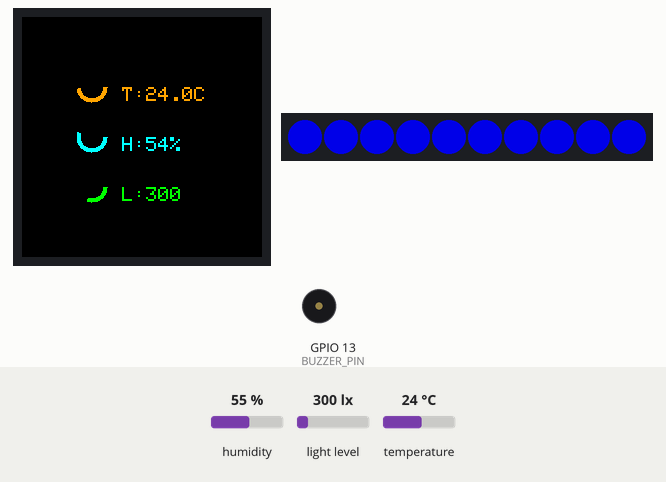
The sketch below on a simulated ESP32. Parts: 240×240 colour display, 10 RGB LEDs in strip order, left to right, buzzer (waves = sounding). Wiring (inferred from the names in the program): AHT10/20 sensor at I2C address 0x38; BH1750 light sensor at I2C address 0x5C. The test bench sets the inputs (shaded band); at power-on: humidity 55 %, light level 300 lx, temperature 24 °C. Dim RGB values are drawn brighter than linear; what the sketch prints to the serial monitor is not drawn.

Above: at 1.5 s.
1.6 s: humidity set to 69 %
At 3.3 s:
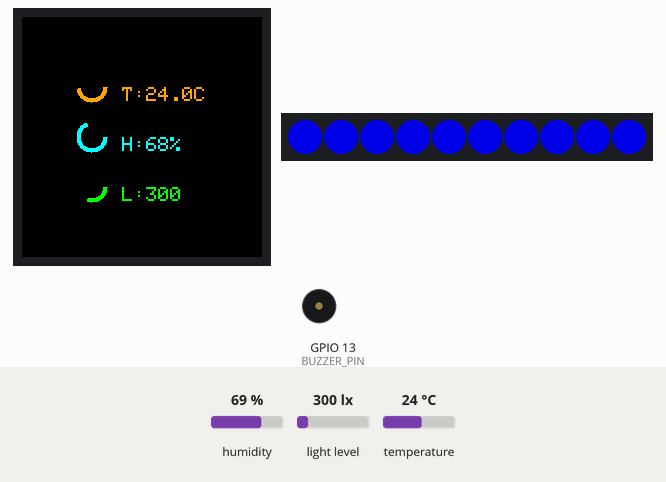
4.6 s: humidity set to 72 %
At 5.25 s:
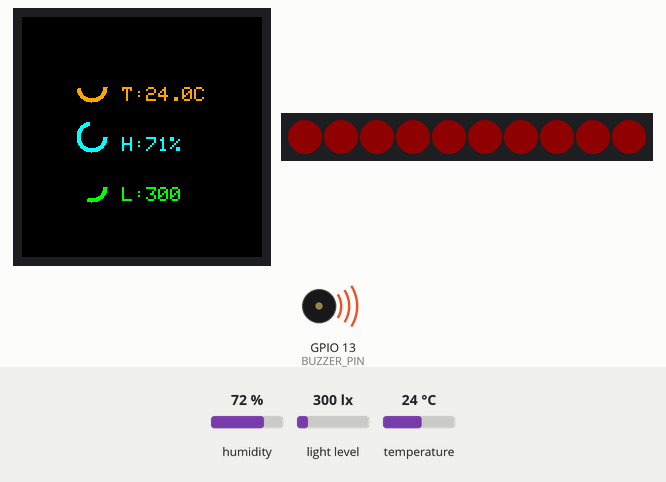
7.6 s: light level set to 40 lx
At 8.3 s:
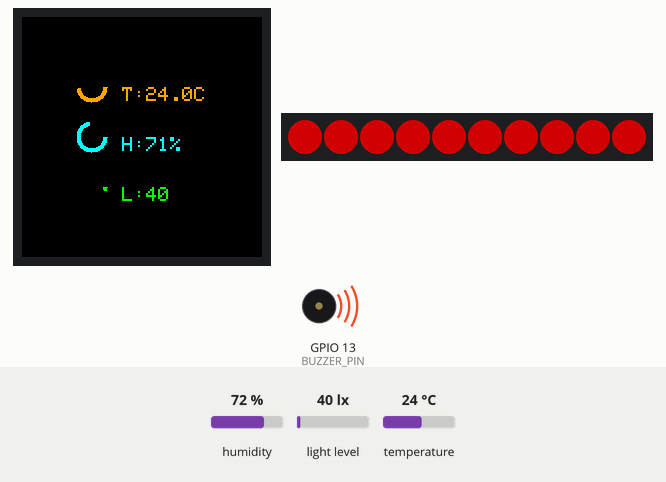
10.0 s: temperature set to 12 °C
At 10.46 s:
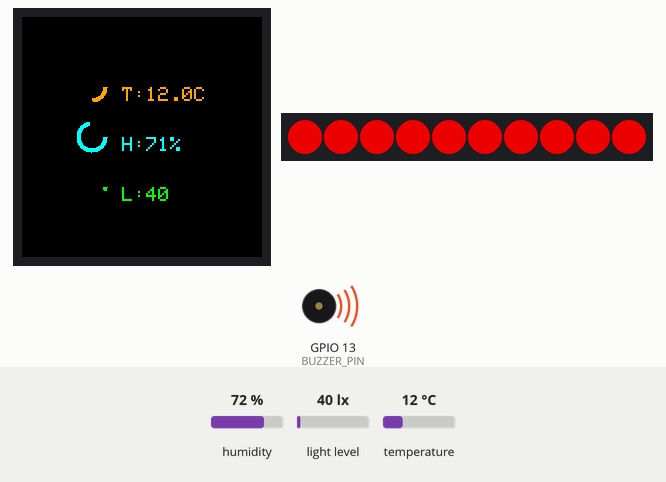
12.1 s: light level set to 1960 lx
At 12.64 s:
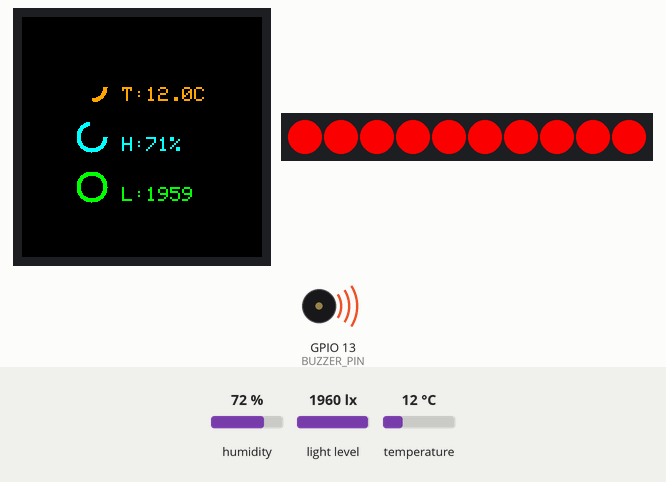
15.1 s: light level set to 500 lx
At 19.68 s:
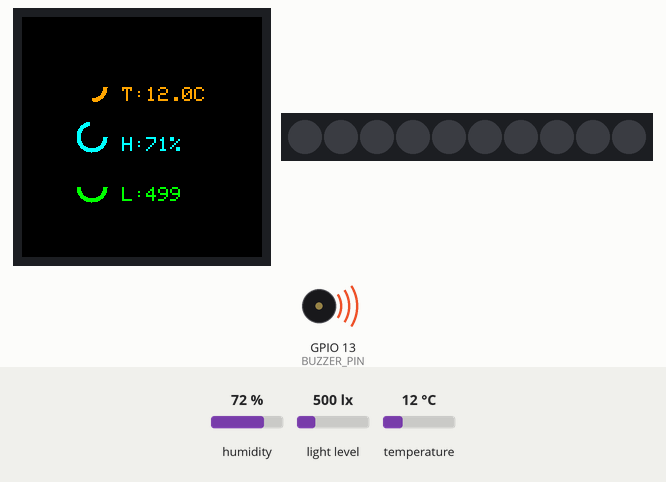
Timing chart, 0 to 35.7 s (numbered marks = the images above; inputs shaded):
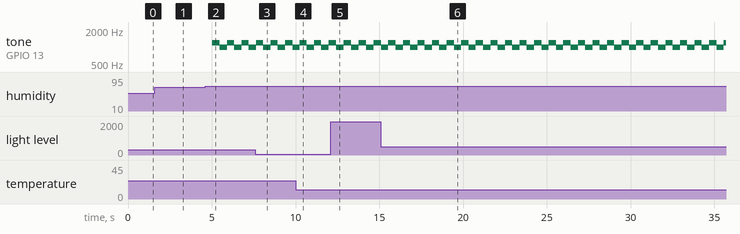

Measured:
- the behaviour switches between 70 and 71 % on humidity (found by bisection; images 1 and 2)
- after the input at 1.6 s, the display: changes after 0.39 s (image 1)
- after the input at 4.6 s, tone on GPIO 13 (BUZZER_PIN): alternates 1200 Hz for 0.44 s and 1000 Hz for 0.44 s, starting after 0.44 s; the display: changes after 0.44 s (image 2)
- what the display in image 6 shows lasts 0.4 s, from 19.5 s to 19.9 s

The sketch:

Act4-Smart-Indicator.ino
```cpp
#include <Wire.h>               // Library for I2C communication (AHT20 & BH1750 sensors)
#include <Adafruit_GFX.h>       // Graphics library (text, shapes)
#include <Adafruit_GC9A01A.h>   // Driver for the round GC9A01A LCD
#include <Adafruit_NeoPixel.h>  // Library for controlling RGB LED strip
#include <SPI.h>                // SPI communication for LCD

// -----------------------------------------------------------
//  SECTION 1 — LCD PIN DEFINITIONS
//  These are SPI pins used to communicate with the round LCD.
// -----------------------------------------------------------
#define TFT_CS    5
#define TFT_DC    25
#define TFT_SCLK  18
#define TFT_MOSI  23

// Create the LCD object using CS + DC pins
Adafruit_GC9A01A tft(TFT_CS, TFT_DC);

// -----------------------------------------------------------
//  SECTION 2 — RGB LED STRIP SETTINGS
// -----------------------------------------------------------
#define LED_PIN   14
#define LED_COUNT 10

// Create NeoPixel object controlling 10 LEDs on pin 14
Adafruit_NeoPixel strip(LED_COUNT, LED_PIN, NEO_GRB + NEO_KHZ800);

// -----------------------------------------------------------
//  SECTION 3 — PASSIVE BUZZER
// -----------------------------------------------------------
#define BUZZER_PIN 13

// -----------------------------------------------------------
//  SECTION 4 — SENSOR ADDRESSES (I2C)
// -----------------------------------------------------------
#define AHT20_ADDR 0x38   // Temp/Humidity
#define BH1750_ADDR 0x5C  // Light intensity

// -----------------------------------------------------------
//  SECTION 5 — ALERT THRESHOLDS
//  When values exceed these, buzzer + red flashing will activate
// -----------------------------------------------------------
float TEMP_HIGH  = 30.0f;      // °C
float HUM_HIGH   = 70.0f;      // %
float LIGHT_HIGH = 1000.0f;    // lux

// -----------------------------------------------------------
//  SECTION 6 — GAUGE DISPLAY SETTINGS
//  The gauges are small circular indicators.
// -----------------------------------------------------------
#define GAUGE_RADIUS 15
#define GAUGE_THICKNESS 3
#define X_GAUGE 70        // All gauges centered at X=70
#define TEXT_X 100        // Text aligned to the right of gauge

// Vertical spacing of gauges
#define Y_TEMP  70
#define Y_HUM  120
#define Y_LUX  170

// Last drawn angles (used to ERASE old gauge before drawing new)
int lastTempAngle = 0;
int lastHumAngle  = 0;
int lastLuxAngle  = 0;

// -----------------------------------------------------------
//  SECTION 7 — ALERT LED FADING VARIABLES
// -----------------------------------------------------------
int fadeBrightness = 0;
bool fadingUp = true;      // Controls fade direction

// -----------------------------------------------------------
//  SECTION 8 — READ TEMPERATURE & HUMIDITY (AHT20)
//  Step-by-step process to teach a student how sensor reading works
// -----------------------------------------------------------
bool readAHT20(float *tempC, float *humidity) {

  // 1. Send measurement command to AHT20 sensor
  Wire.beginTransmission(AHT20_ADDR);
  Wire.write(0xAC);   // Start measurement
  Wire.write(0x33);   // Measurement parameters
  Wire.write(0x00);   // More parameters
  Wire.endTransmission();

  delay(80); // AHT20 needs time to measure (~80ms)

  // 2. Request 6 bytes of data from AHT20
  Wire.requestFrom(AHT20_ADDR, 6);
  if (Wire.available() != 6) return false; // Sensor error

  // 3. Read raw bytes into array
  uint8_t data[6];
  for (int i = 0; i < 6; i++) data[i] = Wire.read();

  // 4. Convert raw humidity bits into actual % humidity
  uint32_t hum_raw  = ((uint32_t)data[1] << 12) |
                      ((uint32_t)data[2] << 4)  |
                      ((uint32_t)(data[3] >> 4));

  // 5. Convert raw temperature bits into actual °C temp
  uint32_t temp_raw = (((uint32_t)data[3] & 0x0F) << 16) |
                      ((uint32_t)data[4] << 8) |
                      ((uint32_t)data[5]);

  // 6. Apply sensor formula (from datasheet)
  *humidity = ((float)hum_raw / 1048576.0f) * 100.0f;
  *tempC    = ((float)temp_raw / 1048576.0f) * 200.0f - 50.0f;

  return true;
}

// -----------------------------------------------------------
//  SECTION 9 — READ LIGHT SENSOR (BH1750)
// -----------------------------------------------------------
float readBH1750() {

  // Tell BH1750 to perform a high-resolution light measurement
  Wire.beginTransmission(BH1750_ADDR);
  Wire.write(0x10);  // 1 lx resolution
  Wire.endTransmission();

  delay(180); // Sensor needs time to do the measurement

  // Request 2 bytes (light value)
  Wire.requestFrom(BH1750_ADDR, 2);
  if (Wire.available() == 2) {
    uint16_t raw = (Wire.read() << 8) | Wire.read();
    return raw / 1.2f;   // Convert raw value to lux
  }

  return -1.0f; // Error
}

// -----------------------------------------------------------
//  SECTION 10 — SIMPLE LED UTILITY FUNCTION
// -----------------------------------------------------------
void setAllLEDs(uint32_t color) {
  for (int i = 0; i < LED_COUNT; i++)
    strip.setPixelColor(i, color);
  strip.show();
}

// -----------------------------------------------------------
//  SECTION 11 — LCD SOFTWARE RESET
// -----------------------------------------------------------
void lcdSoftwareReset() {
  tft.writeCommand(0x01);  // Hardware reset command
  delay(150);
}

// -----------------------------------------------------------
//  SECTION 12 — DRAWING CIRCULAR PROGRESS GAUGES
//  This creates a thin ring around a point that fills up based on value.
// -----------------------------------------------------------
void drawCircleGauge(int cx, int cy, int baseRadius, int &lastAngle,
                     float value, float maxValue, uint16_t color)
{
  // Calculate the new angle: (value / max) × 360°
  int angle = (int)((value / maxValue) * 360.0f);

  // ---- Step 1: Erase previous gauge ring ----
  if (lastAngle != 0) {
    for (int a = 0; a <= lastAngle; a++) {
      float rad = a * 0.0174533f; // Convert degrees → radians
      for (int r = baseRadius - GAUGE_THICKNESS; r <= baseRadius; r++)
        tft.drawPixel(cx + r * cos(rad), cy + r * sin(rad), GC9A01A_BLACK);
    }
  }

  // ---- Step 2: Draw new gauge ring ----
  for (int a = 0; a <= angle; a++) {
    float rad = a * 0.0174533f;
    for (int r = baseRadius - GAUGE_THICKNESS; r <= baseRadius; r++)
      tft.drawPixel(cx + r * cos(rad), cy + r * sin(rad), color);
  }

  // Update last angle
  lastAngle = angle;

  // Clean inner circle so the center looks neat
  int innerRadius = baseRadius - GAUGE_THICKNESS - 2;
  tft.fillCircle(cx, cy, innerRadius, GC9A01A_BLACK);
}

// -----------------------------------------------------------
//  SECTION 13 — PRINT SENSOR TEXT (T / H / L)
// -----------------------------------------------------------
void drawGaugeText(float temp, float hum, float lux) {
  tft.setTextSize(2);

  tft.setTextColor(tft.color565(255,165,0));
  tft.setCursor(TEXT_X, Y_TEMP);
  tft.print("T:"); tft.print(temp,1); tft.println("C");

  tft.setTextColor(tft.color565(0,255,255));
  tft.setCursor(TEXT_X, Y_HUM);
  tft.print("H:"); tft.print((int)hum); tft.println("%");

  tft.setTextColor(tft.color565(0,255,0));
  tft.setCursor(TEXT_X, Y_LUX);
  tft.print("L:"); tft.print((int)lux);
}

// -----------------------------------------------------------
//  SECTION 14 — LED COLOR CHANGES BASED ON SENSOR VALUES
// -----------------------------------------------------------
void updateRGBfromSensors(float temp, float lux) {

  uint8_t r=0,g=0,b=0;

  // Temperature → Color logic
  if (temp >= TEMP_HIGH) { r=255; g=0; b=0; }   // Hot → Red
  else if (temp <= 28.99){ r=0; g=0; b=255; }   // Cool → Blue
  else                  { r=0; g=255; b=0; }    // Normal → Green

  // Light affects brightness (inverse mapping)
  int brightness = map((int)lux, 0, 1000, 255, 10);
  brightness = constrain(brightness, 10, 255);

  // Apply brightness scaling
  uint32_t finalColor = strip.Color(
    (r * brightness) / 255,
    (g * brightness) / 255,
    (b * brightness) / 255
  );

  // Update LEDs
  for (int i = 0; i < LED_COUNT; i++)
    strip.setPixelColor(i, finalColor);

  strip.show();
}

// -----------------------------------------------------------
//  SECTION 15 — SETUP FUNCTION (RUN ONCE)
// -----------------------------------------------------------
void setup() {

  Serial.begin(115200);

  Wire.begin(21,22);  // SDA = 21, SCL = 22

  SPI.begin(TFT_SCLK, -1, TFT_MOSI, TFT_CS);
  tft.begin();
  lcdSoftwareReset();
  tft.setRotation(0);
  tft.fillScreen(GC9A01A_BLACK);

  strip.begin();
  strip.show();

  pinMode(BUZZER_PIN, OUTPUT);

  Serial.println("Dashboard Ready!");
}

// -----------------------------------------------------------
//  SECTION 16 — MAIN LOOP
//  This repeats forever. Every cycle updates the whole dashboard.
// -----------------------------------------------------------
void loop() {

  // ---- 1. Read sensors ----
  float temp=0, hum=0;
  if(!readAHT20(&temp,&hum))
    Serial.println("AHT20 error");

  float lux = readBH1750();
  if(lux < 0)
    Serial.println("BH1750 error");

  // ---- 2. Clear screen each frame ----
  tft.fillScreen(GC9A01A_BLACK);

  // ---- 3. Draw gauges (small circular meters) ----
  drawCircleGauge(X_GAUGE, Y_TEMP, GAUGE_RADIUS, lastTempAngle, temp, 50.0f, tft.color565(255,165,0));
  drawCircleGauge(X_GAUGE, Y_HUM,  GAUGE_RADIUS, lastHumAngle, hum, 100.0f, tft.color565(0,255,255));
  drawCircleGauge(X_GAUGE, Y_LUX,  GAUGE_RADIUS, lastLuxAngle, lux, LIGHT_HIGH, tft.color565(0,255,0));

  // ---- 4. Display text ----
  drawGaugeText(temp, hum, lux);

  // ---- 5. ALERT MODE (if sensor exceeds threshold) ----
  if (temp >= TEMP_HIGH || hum >= HUM_HIGH || lux >= LIGHT_HIGH) {

    // LED fade between dim ↔ bright red
    if(fadingUp){
      fadeBrightness += 15;
      if(fadeBrightness >= 255) fadingUp = false;
    } else {
      fadeBrightness -= 15;
      if(fadeBrightness <= 0) fadingUp = true;
    }

    setAllLEDs(strip.Color(fadeBrightness,0,0));

    // Buzzer alternating tone (like firetruck siren)
    static unsigned long lastTone = 0;
    static bool toggleTone = false;

    if (millis() - lastTone > 150) {
      toggleTone = !toggleTone;
      if(toggleTone) tone(BUZZER_PIN,1200);
      else           tone(BUZZER_PIN,1000);

      lastTone = millis();
    }
  }

  // ---- 6. NORMAL MODE ----
  else {
    noTone(BUZZER_PIN);               // Stop siren
    updateRGBfromSensors(temp, lux);  // Adjust LEDs normally
  }

  // Small delay to reduce flicker
  delay(100);
}
```
